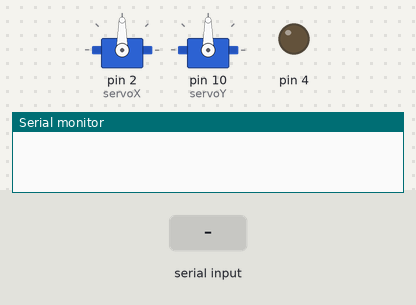
The sketch below on a simulated Arduino Uno, built with avr-gcc and run on an emulated ATmega328P. Shown: 2 × servo, output pins drawn as LEDs (lit = HIGH), the last lines printed to the serial monitor. The test bench sets the inputs (shaded band).

Above: at 1.2 s.
1.3 s: "90,45\n" received over Serial
At 1.9 s:
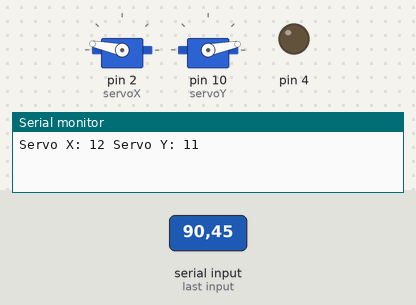
2.8 s: "30,150\n" received over Serial
At 3.1 s:
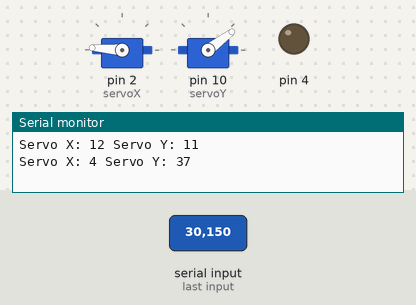
4.3 s: "1,90\n" received over Serial
At 5.3 s:
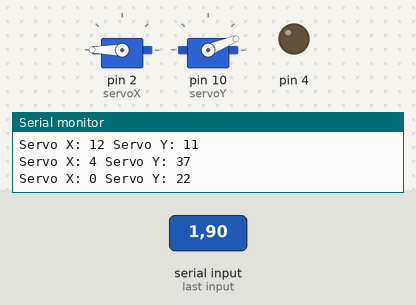
Timing chart, 0 to 7.3 s (numbered marks = the images above; inputs shaded):
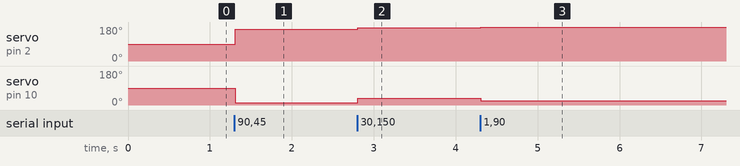

Measured:
- after the input at 1.3 s, servo on pin 2 (servoX): 90° → 168° at once; servo on pin 10 (servoY): 90° → 11° at once
- after the input at 2.8 s, servo on pin 2 (servoX): 168° → 176° at once; servo on pin 10 (servoY): 11° → 37° at once
- after the input at 4.3 s, servo on pin 2 (servoX): 176° → 180° at once; servo on pin 10 (servoY): 37° → 22° at once

The sketch:

FaceTrack.ino
```cpp
#include <Servo.h>

Servo servoX;
Servo servoY;

void setup() {
  Serial.begin(9600);
  pinMode(4,OUTPUT);
  servoX.attach(2);
  servoY.attach(10);
}

void loop() {
  if (Serial.available() > 0) {
    String data = Serial.readStringUntil('\n');
    int commaIndex = data.indexOf(',');

    if (commaIndex != -1) {
      String xStr = data.substring(0, commaIndex);
      String yStr = data.substring(commaIndex + 1);

      // Convert string values to integers
      int x = xStr.toInt();
      int y = yStr.toInt();
      analogWrite(2,15);
      int servoXAngle = map(x, 0, 1280, 0, 180);
      int servoYAngle = map(y, 0, 720, 0, 180);

      servoXAngle = constrain(servoXAngle, 0, 180);
      servoYAngle = constrain(servoYAngle, 0, 180);

      servoX.write(-(servoXAngle-180));
      servoY.write(servoYAngle);

      Serial.print("Servo X: ");
      Serial.print(servoXAngle);
      Serial.print(" Servo Y: ");
      Serial.println(servoYAngle);
    }
  }
}
```
